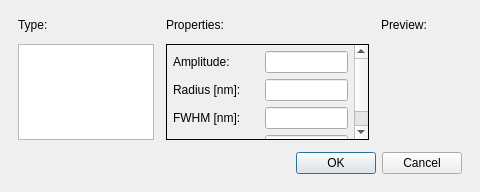
<?xml version="1.0" encoding="UTF-8"?>
<ui version="4.0">
 <class>Dialog</class>
 <widget class="QDialog" name="Dialog">
  <property name="geometry">
   <rect>
    <x>0</x>
    <y>0</y>
    <width>480</width>
    <height>192</height>
   </rect>
  </property>
  <property name="minimumSize">
   <size>
    <width>480</width>
    <height>192</height>
   </size>
  </property>
  <property name="maximumSize">
   <size>
    <width>480</width>
    <height>192</height>
   </size>
  </property>
  <property name="windowTitle">
   <string>Generate Pattern</string>
  </property>
  <property name="modal">
   <bool>true</bool>
  </property>
  <layout class="QVBoxLayout" name="verticalLayout">
   <property name="spacing">
    <number>12</number>
   </property>
   <property name="leftMargin">
    <number>18</number>
   </property>
   <property name="topMargin">
    <number>18</number>
   </property>
   <property name="rightMargin">
    <number>18</number>
   </property>
   <property name="bottomMargin">
    <number>18</number>
   </property>
   <item>
    <layout class="QHBoxLayout" name="horizontalLayout" stretch="2,3,0">
     <property name="spacing">
      <number>12</number>
     </property>
     <item>
      <layout class="QVBoxLayout" name="verticalLayout_2" stretch="0,1">
       <item>
        <widget class="QLabel" name="lblType">
         <property name="text">
          <string>Type:</string>
         </property>
        </widget>
       </item>
       <item>
        <widget class="QListWidget" name="listType">
         <property name="minimumSize">
          <size>
           <width>0</width>
           <height>0</height>
          </size>
         </property>
         <property name="maximumSize">
          <size>
           <width>16777215</width>
           <height>16777215</height>
          </size>
         </property>
         <property name="baseSize">
          <size>
           <width>0</width>
           <height>0</height>
          </size>
         </property>
         <property name="sortingEnabled">
          <bool>true</bool>
         </property>
        </widget>
       </item>
      </layout>
     </item>
     <item>
      <layout class="QVBoxLayout" name="verticalLayout_4" stretch="0,0">
       <item>
        <widget class="QLabel" name="lblProperties">
         <property name="text">
          <string>Properties:</string>
         </property>
        </widget>
       </item>
       <item>
        <widget class="QScrollArea" name="scrollArea">
         <property name="frameShape">
          <enum>QFrame::Box</enum>
         </property>
         <property name="frameShadow">
          <enum>QFrame::Plain</enum>
         </property>
         <property name="widgetResizable">
          <bool>true</bool>
         </property>
         <widget class="QWidget" name="scrollAreaWidgetContents">
          <property name="geometry">
           <rect>
            <x>0</x>
            <y>0</y>
            <width>180</width>
            <height>112</height>
           </rect>
          </property>
          <layout class="QGridLayout" name="gridLayout">
           <property name="leftMargin">
            <number>6</number>
           </property>
           <property name="topMargin">
            <number>6</number>
           </property>
           <property name="rightMargin">
            <number>6</number>
           </property>
           <property name="bottomMargin">
            <number>6</number>
           </property>
           <item row="0" column="0">
            <layout class="QFormLayout" name="frmProperties">
             <item row="3" column="1">
              <widget class="FreeFloatBox" name="editPeriodicity" />
             </item>
             <item row="2" column="1">
              <widget class="FreeFloatBox" name="editFwhm" />
             </item>
             <item row="3" column="0">
              <widget class="QLabel" name="lblPeriodicity">
               <property name="text">
                <string>Periodicity [nm]:</string>
               </property>
              </widget>
             </item>
             <item row="0" column="1">
              <widget class="FreeFloatBox" name="editAmplitude" />
             </item>
             <item row="1" column="1">
              <widget class="FreeFloatBox" name="editRadius" />
             </item>
             <item row="0" column="0">
              <widget class="QLabel" name="lblAmplitude">
               <property name="text">
                <string>Amplitude:</string>
               </property>
              </widget>
             </item>
             <item row="2" column="0">
              <widget class="QLabel" name="lblFwhm">
               <property name="text">
                <string>FWHM [nm]:</string>
               </property>
              </widget>
             </item>
             <item row="1" column="0">
              <widget class="QLabel" name="lblRadius">
               <property name="text">
                <string>Radius [nm]:</string>
               </property>
              </widget>
             </item>
            </layout>
           </item>
          </layout>
         </widget>
        </widget>
       </item>
      </layout>
     </item>
     <item>
      <layout class="QVBoxLayout" name="verticalLayout_3" stretch="0,1">
       <property name="spacing">
        <number>12</number>
       </property>
       <item>
        <widget class="QLabel" name="lblPreview">
         <property name="text">
          <string>Preview:</string>
         </property>
         <property name="alignment">
          <set>Qt::AlignLeading|Qt::AlignLeft|Qt::AlignTop</set>
         </property>
        </widget>
       </item>
       <item alignment="Qt::AlignVCenter">
        <widget class="QLabel" name="imgPreview">
         <property name="minimumSize">
          <size>
           <width>81</width>
           <height>81</height>
          </size>
         </property>
         <property name="maximumSize">
          <size>
           <width>81</width>
           <height>81</height>
          </size>
         </property>
         <property name="text">
          <string/>
         </property>
         <property name="scaledContents">
          <bool>true</bool>
         </property>
        </widget>
       </item>
      </layout>
     </item>
    </layout>
   </item>
   <item>
    <widget class="QDialogButtonBox" name="buttonBox">
     <property name="orientation">
      <enum>Qt::Horizontal</enum>
     </property>
     <property name="standardButtons">
      <set>QDialogButtonBox::Cancel|QDialogButtonBox::Ok</set>
     </property>
    </widget>
   </item>
  </layout>
 </widget>
 <customwidgets>
  <customwidget>
   <class>FreeFloatBox</class>
   <extends>QLineEdit</extends>
   <header>frcpredict.ui</header>
  </customwidget>
 </customwidgets>
 <resources/>
 <connections>
  <connection>
   <sender>buttonBox</sender>
   <signal>accepted()</signal>
   <receiver>Dialog</receiver>
   <slot>accept()</slot>
   <hints>
    <hint type="sourcelabel">
     <x>248</x>
     <y>254</y>
    </hint>
    <hint type="destinationlabel">
     <x>157</x>
     <y>274</y>
    </hint>
   </hints>
  </connection>
  <connection>
   <sender>buttonBox</sender>
   <signal>rejected()</signal>
   <receiver>Dialog</receiver>
   <slot>reject()</slot>
   <hints>
    <hint type="sourcelabel">
     <x>316</x>
     <y>260</y>
    </hint>
    <hint type="destinationlabel">
     <x>286</x>
     <y>274</y>
    </hint>
   </hints>
  </connection>
 </connections>
</ui>
